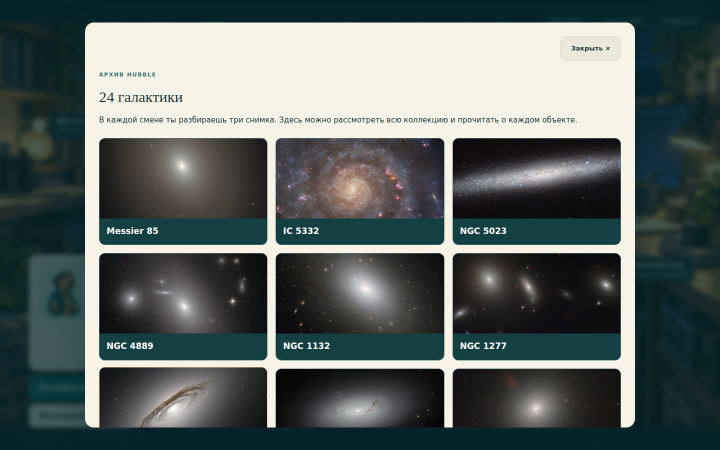
#> input picture designlab/galaxy-shift/evidence/1440-archive.png, 1440 x 900 px (shown at 1/2 size)
$ python -i feature-audit.py   (imports and definitions only)
#> lines starting #> are read from the running program, lines starting #| are printed output that depends on the picture
#!/usr/bin/env python3
"""Train-only comparison of automatic image features for the 1-NN lesson.

Run without arguments to select the representation from training leave-one-out.
Only the explicit ``--evaluate`` phase reads the review/final split scores.
"""
from __future__ import annotations

import argparse
import importlib.util
from pathlib import Path

import numpy as np
from PIL import Image

ROOT = Path(__file__).resolve().parent
spec = importlib.util.spec_from_file_location("galaxy_prepare", ROOT / "prepare-data.py")
# [1 line not run here, left out]
prepare = importlib.util.module_from_spec(spec)
# [1 line not run here, left out]


def unit(values: np.ndarray | list[float]) -> np.ndarray:
    values = np.asarray(values, dtype=np.float64).ravel()
    return values / (np.linalg.norm(values) + 1e-9)


def image(path: Path, crop: float = .75) -> np.ndarray:
#> called with path = 'evidence/1440-archive.png', crop = 0.75
    with Image.open(path) as source:
#> source is the input picture: PIL image 1440x900 RGB; mean R, G, B 93.1, 102.2, 100.3
        source = source.convert("L")
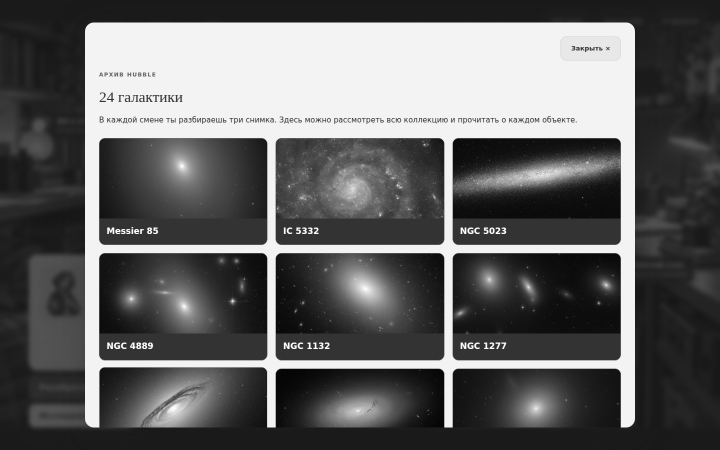
#> source: PIL image 1440x900 L (shown at 1/2 size); min 2, max 255, mean 99.3
        width, height = source.size
#> width = 1440; height = 900
        side = int(min(width, height) * crop)
#> side = 675
        source = source.crop(((width - side) // 2, (height - side) // 2,
                              (width + side) // 2, (height + side) // 2))
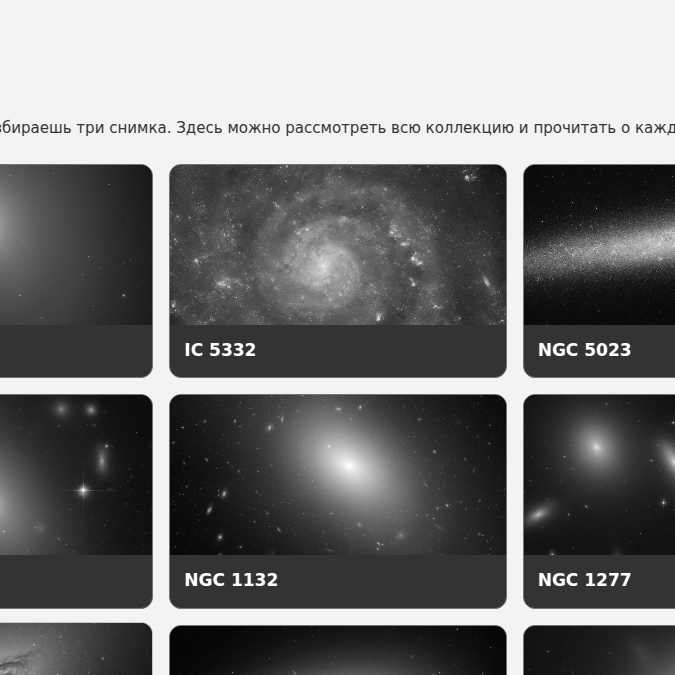
#> source: PIL image 675x675 L; min 2, max 255, mean 118.2
        source = source.resize((64, 64), Image.Resampling.LANCZOS)
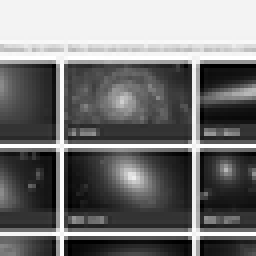
#> source: PIL image 64x64 L (shown 4 times larger); min 0, max 255, mean 118
    values = np.asarray(source, dtype=np.float64) / 255.0
    return (values - values.mean()) / (values.std() + 1e-9)


# [49 lines left out: functions brightness_moments, hog, candidates, representation, predict, not called in this run]


def score(rows: list[dict]) -> int:
    return sum(row["predicted"] == row["expected"] for row in rows)


# [22 lines left out: function main, not called in this run]


# [2 lines not run here, left out]

>>> result = image('evidence/1440-archive.png')

$ run again, on designlab/galaxy-shift/evidence/1440-intro.png
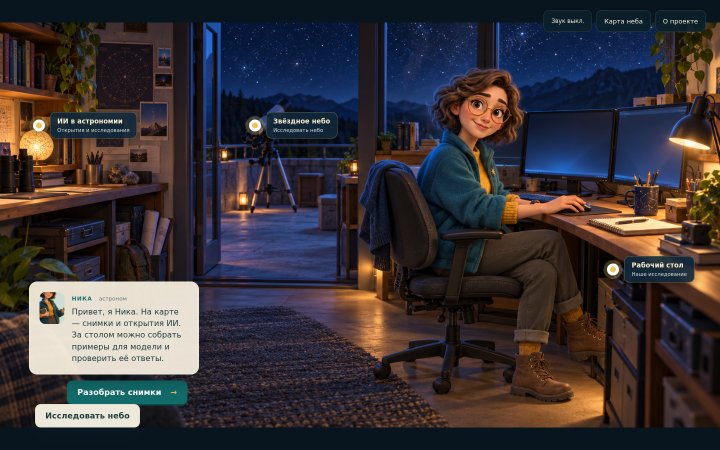
#> input picture designlab/galaxy-shift/evidence/1440-intro.png, 1440 x 900 px (shown at 1/2 size)
#> in image, source is the input picture: PIL image 1440x900 RGB; mean R, G, B 58, 52, 55.8
#> in image, `source = source.convert("L")`:
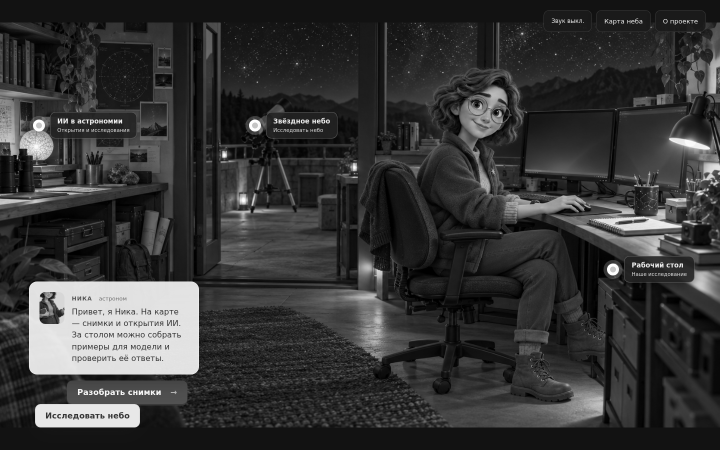
#> source: PIL image 1440x900 L (shown at 1/2 size); min 0, max 255, mean 54.3
#> in image, `source = source.resize((64, 64), Image.Resampling.LANCZOS)`:
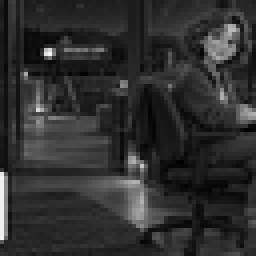
#> source: PIL image 64x64 L (shown 4 times larger); min 0, max 244, mean 46.9

$ run again, on designlab/galaxy-shift/evidence/1440-nika-reason.png
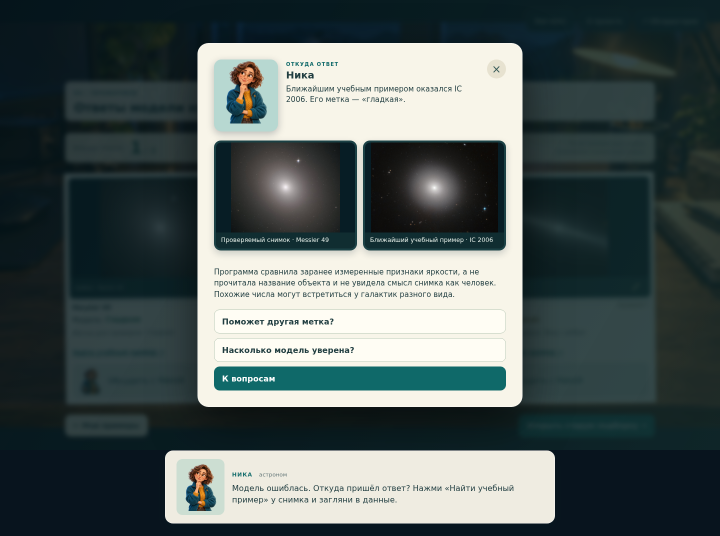
#> input picture designlab/galaxy-shift/evidence/1440-nika-reason.png, 1440 x 1072 px (shown at 1/2 size)
#> in image, source is the input picture: PIL image 1440x1072 RGB; mean R, G, B 82.2, 93.5, 92.5
#> in image, `source = source.crop(((width - side) // 2, (height - side) // 2, (widt..`:
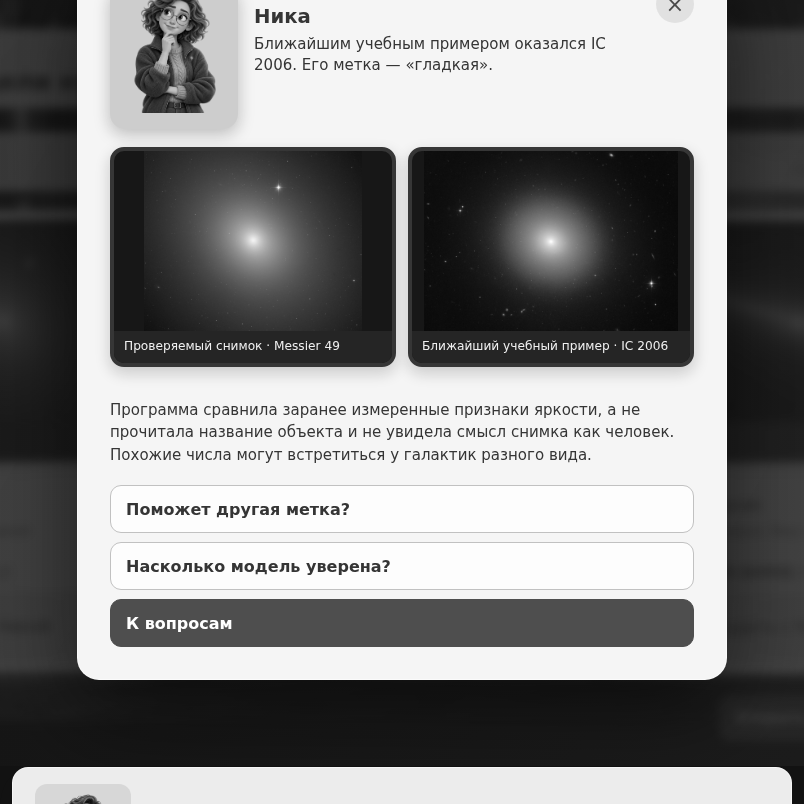
#> source: PIL image 804x804 L; min 3, max 255, mean 135.9
#> in image, `source = source.resize((64, 64), Image.Resampling.LANCZOS)`:
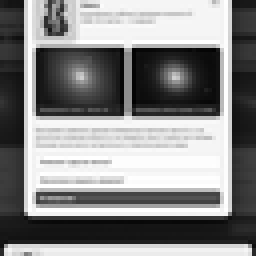
#> source: PIL image 64x64 L (shown 4 times larger); min 2, max 255, mean 135.7
